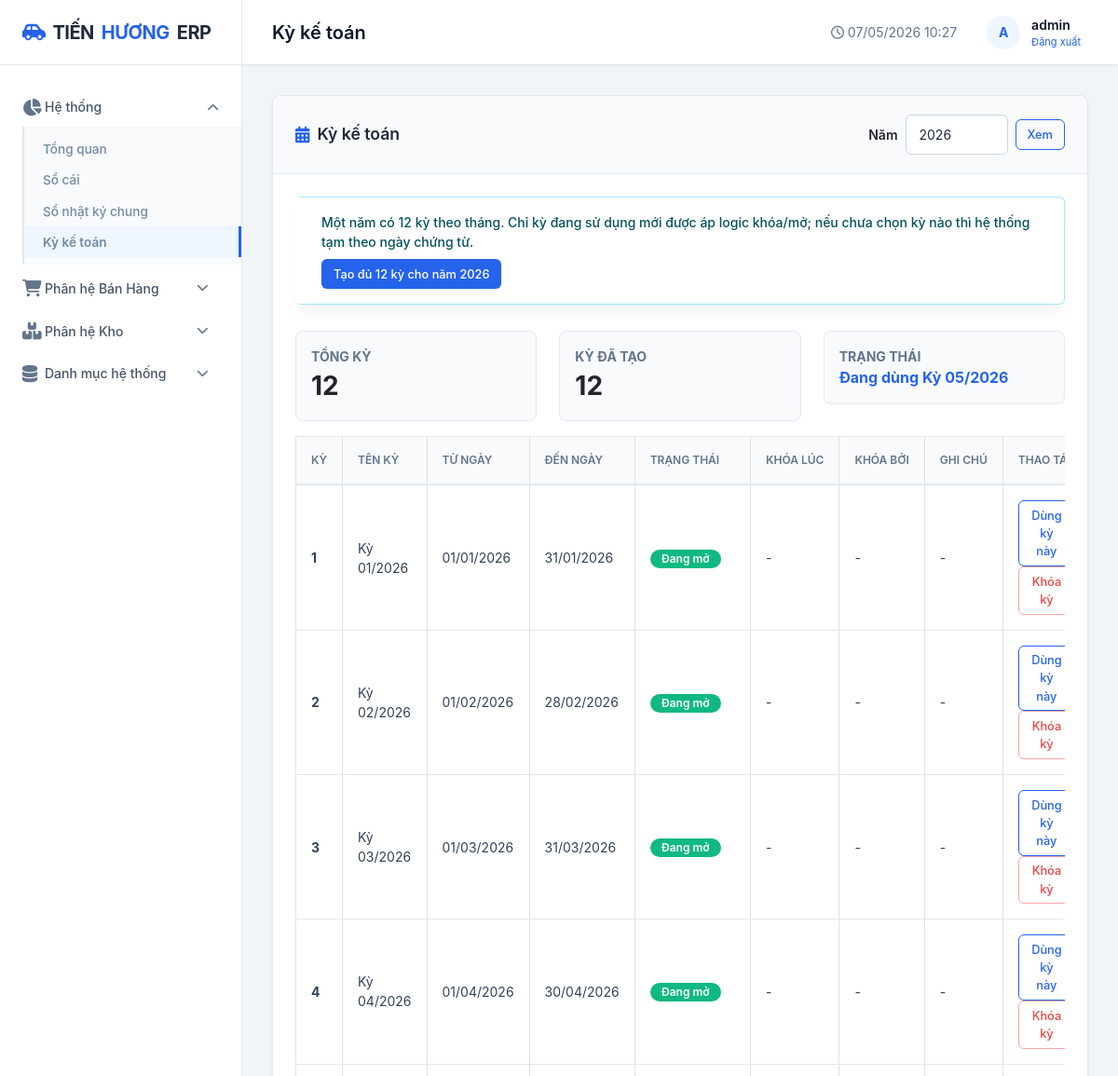
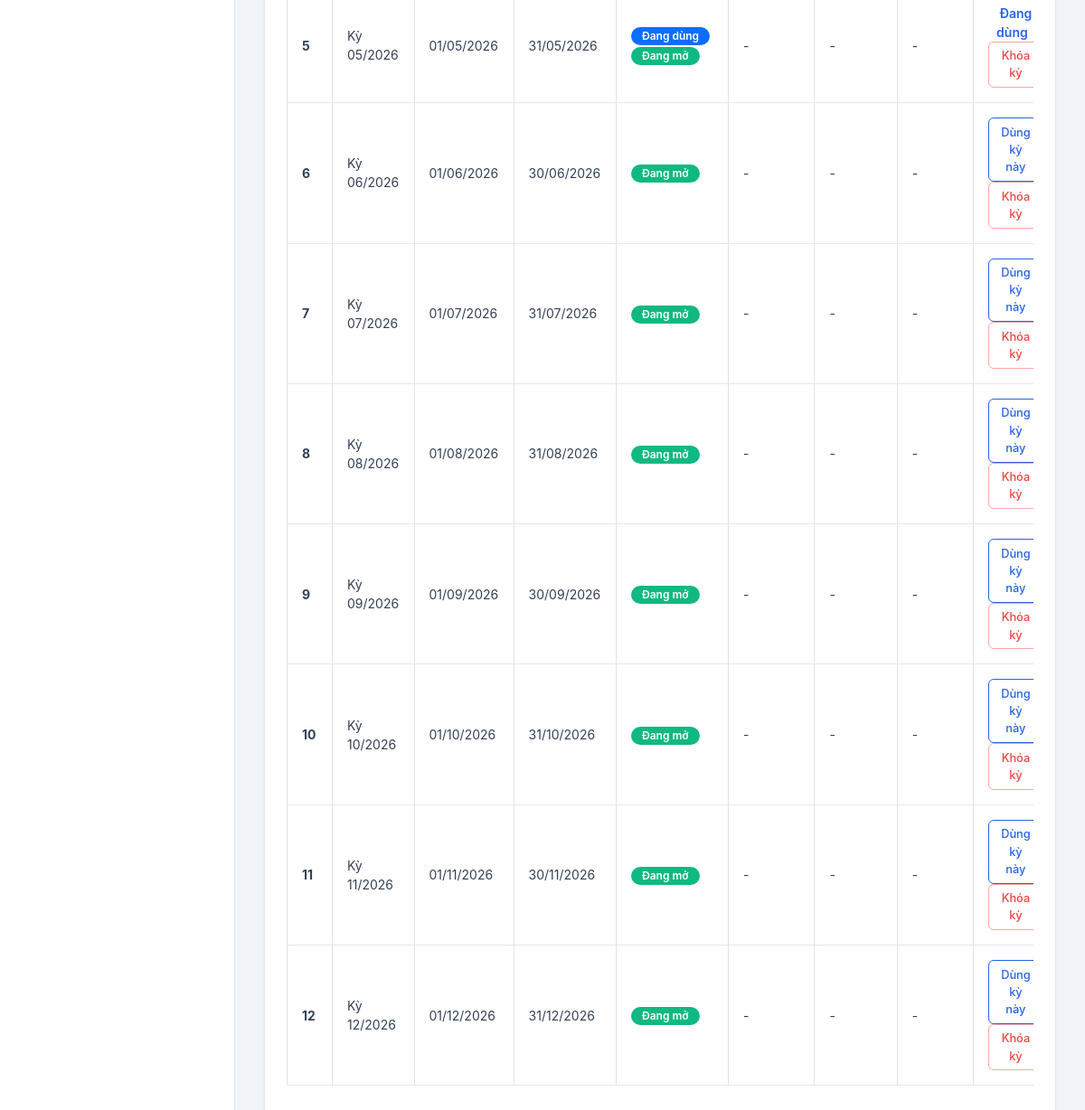
Screenshot of /so-cai/ky-ke-toan/ (signed in) with the database file from the repository (2 pictures, top to bottom).
### apps/so_cai/models.py (models this page shows, shortened)
class KyKeToan(models.Model):
    TRANG_THAI_CHOICES = [
        ('open', 'Đang mở'),
        ('locked', 'Đã khóa'),
    ]
    nam = models.PositiveIntegerField(verbose_name='Năm tài chính')
    ky_so = models.PositiveSmallIntegerField(verbose_name='Kỳ số')
    ten_ky = models.CharField(max_length=50, verbose_name='Tên kỳ')
    tu_ngay = models.DateField(verbose_name='Từ ngày')
    den_ngay = models.DateField(verbose_name='Đến ngày')
    trang_thai = models.CharField(max_length=20, choices=TRANG_THAI_CHOICES, default='open', verbose_name='Trạng thái')
    is_current = models.BooleanField(default=False, verbose_name='Đang sử dụng')
    ghi_chu = models.CharField(max_length=255, blank=True, verbose_name='Ghi chú')
    khoa_luc = models.DateTimeField(null=True, blank=True, verbose_name='Khóa lúc')
    khoa_boi = models.ForeignKey(User, on_delete=models.SET_NULL, null=True, blank=True, related_name='ky_ke_toan_khoa_boi', verbose_name='Khóa bởi')
    nguoi_tao = models.ForeignKey(User, on_delete=models.SET_NULL, null=True, blank=True, related_name='ky_ke_toan_tao', verbose_name='Người tạo')
    ngay_tao = models.DateTimeField(auto_now_add=True)
    ngay_cap_nhat = models.DateTimeField(auto_now=True)
    class Meta:
        db_table = 'so_cai_ky_ke_toan'
        verbose_name = 'Kỳ kế toán'
        verbose_name_plural = 'Kỳ kế toán'
        ordering = ['-nam', 'ky_so']
        unique_together = ['nam', 'ky_so']
    def __str__(self):
        return f'Kỳ {self.ky_so:02d}/{self.nam}'

### apps/so_cai/views.py (the view, shortened to what this page needs)
# urls.py: path('ky-ke-toan/', views.ky_ke_toan_view, name='ky_ke_toan'),
@login_required
def ky_ke_toan_view(request):
    today = date.today()
    year_raw = request.GET.get('nam') or request.POST.get('nam') or today.year
    try:
        year = int(year_raw)
    except (TypeError, ValueError):
        year = today.year
    try:
        periods = list(KyKeToan.objects.filter(nam=year).order_by('ky_so'))
        existing_count = KyKeToan.objects.filter(nam=year).count()
        current_period = KyKeToan.objects.filter(is_current=True).first()
    except (OperationalError, ProgrammingError):
        periods = []
        existing_count = 0
        current_period = None
    if not periods:
        periods = [SimpleNamespace(**row) for row in build_year_period_rows(year)]
    return render(request, 'so_cai/ky_ke_toan.html', {
        'page_title': 'Kỳ kế toán',
        'active_menu': 'ky_ke_toan',
        'year': year,
        'periods': periods,
        'existing_count': existing_count,
        'current_period': current_period,
    })

### templates/so_cai/ky_ke_toan.html (shortened to what this page needs)
{% extends 'base.html' %}
{% load humanize %}
{% block content %}
<div class="card">
    <div class="card-header d-flex justify-content-between align-items-center">
        <div class="card-title"><i class="fas fa-calendar-days text-primary"></i> Kỳ kế toán</div>
        <div class="d-flex gap-2">
            <form method="get" class="d-flex gap-2 align-items-center">
                <label class="fw-semibold mb-0">Năm</label>
                <input type="number" name="nam" value="{{ year }}" min="2000" max="2100" class="form-control form-control-sm" style="width: 110px;">
                <button type="submit" class="btn btn-sm btn-outline-primary">Xem</button>
            </form>
        </div>
    </div>
    <div class="card-body">
        <div class="alert alert-info d-flex justify-content-between align-items-center flex-wrap gap-2">
            <div>
                Một năm có 12 kỳ theo tháng. Chỉ kỳ đang sử dụng mới được áp logic khóa/mở; nếu chưa chọn kỳ nào thì hệ thống tạm theo ngày chứng từ.
            </div>
            <form method="post" class="m-0">
                <button type="submit" class="btn btn-primary btn-sm">Tạo đủ 12 kỳ cho năm {{ year }}</button>
            </form>
        </div>
        <div class="row g-3 mb-3">
            <div class="col-md-4">
                <div class="border rounded-3 p-3 bg-light">
                    <div class="text-uppercase small text-muted fw-bold">Tổng kỳ</div>
                    <div class="fs-3 fw-bold">{{ periods|length }}</div>
                </div>
            </div>
            <div class="col-md-4">
                <div class="border rounded-3 p-3 bg-light">
                    <div class="text-uppercase small text-muted fw-bold">Kỳ đã tạo</div>
                    <div class="fs-3 fw-bold">{{ existing_count }}</div>
                </div>
            </div>
            <div class="col-md-4">
                <div class="border rounded-3 p-3 bg-light">
                    <div class="text-uppercase small text-muted fw-bold">Trạng thái</div>
                    {% if current_period %}
                        <div class="fs-6 fw-bold text-primary">Đang dùng {{ current_period }}</div>
                    {% else %}
                        <div class="fs-6 fw-bold text-muted">Chưa chọn kỳ đang dùng</div>
                    {% endif %}
                </div>
            </div>
        </div>
        <div class="table-responsive">
            <table class="table table-bordered align-middle">
                <thead class="table-light">
                    <tr>
                        <th>Kỳ</th>
                        <th>Tên kỳ</th>
                        <th>Từ ngày</th>
                        <th>Đến ngày</th>
                        <th>Trạng thái</th>
                        <th>Khóa lúc</th>
                        <th>Khóa bởi</th>
                        <th>Ghi chú</th>
                        <th class="text-center">Thao tác</th>
                    </tr>
                </thead>
                <tbody>
                    {% for period in periods %}
                    <tr>
                        <td class="fw-bold">{{ period.ky_so|default:period.ky_so }}</td>
                        <td>{{ period.ten_ky }}</td>
                        <td>{{ period.tu_ngay|date:'d/m/Y' }}</td>
                        <td>{{ period.den_ngay|date:'d/m/Y' }}</td>
                        <td>
                            {% if period.is_current %}
                            <span class="badge bg-primary me-1">Đang dùng</span>
                            {% endif %}
                            {% if period.trang_thai == 'locked' %}
                            <span class="badge bg-danger">Đã khóa</span>
                            {% else %}
                            <span class="badge bg-success">Đang mở</span>
                            {% endif %}
                        </td>
                        <td>{{ period.khoa_luc|default:'-' }}</td>
                        <td>
                            {% if period.khoa_boi %}
                                {{ period.khoa_boi.username }}
                            {% else %}
                                -
                            {% endif %}
                        </td>
                        <td>{{ period.ghi_chu|default:'-' }}</td>
                        <td class="text-center">
                            {% if period.id %}
                                {% if not period.is_current %}
                                <form method="post" class="d-inline">
                                    <button type="submit" class="btn btn-sm btn-outline-primary">Dùng kỳ này</button>
                                </form>
                                {% else %}
                                <span class="text-primary small fw-semibold me-2">Đang dùng</span>
                                {% endif %}
                                {% if period.trang_thai == 'locked' %}
                                <form method="post" class="d-inline">
                                    {% csrf_token %}
                                    <input type="hidden" name="nam" value="{{ year }}">
                                    <input type="hidden" name="action" value="unlock">
                                    <input type="hidden" name="ky_id" value="{{ period.id }}">
                                    <button type="submit" class="btn btn-sm btn-outline-secondary">Mở khóa</button>
                                </form>
                                {% else %}
                                <form method="post" class="d-inline">
                                    <button type="submit" class="btn btn-sm btn-outline-danger">Khóa kỳ</button>
                                </form>
                                {% endif %}
                            {% else %}
                                <span class="text-muted small">Chưa tạo</span>
                            {% endif %}
                        </td>
                    </tr>
                    {% endfor %}
                </tbody>
            </table>
        </div>
    </div>
</div>
{% endblock %}

### templates/base.html (shortened to what this page needs)
<!DOCTYPE html>
<html lang="vi">
<head>
    <link rel="stylesheet" href="https://cdnjs.cloudflare.com/ajax/libs/font-awesome/6.4.0/css/all.min.css">
    <link href="https://cdn.jsdelivr.net/npm/bootstrap@5.3.0/dist/css/bootstrap.min.css" rel="stylesheet">
    <link rel="stylesheet" href="/static/css/style.css?v=6">
</head>
<body>
    <div class="app-container">
        <aside class="sidebar">
            <div class="sidebar-header">
                <a href="{% url 'dashboard' %}" class="logo">
                    <i class="fas fa-car-side" style="color: var(--accent-color);"></i>
                    TIẾN <span>HƯƠNG</span> ERP
                </a>
            </div>
            <nav class="sidebar-nav">
                <div class="nav-item {% if active_menu == 'dashboard' or active_menu == 'so_cai' or active_menu == 'so_nhat_ky_chung' or active_menu == 'ky_ke_toan' %}open{% endif %}">
                    <a href="#" class="nav-link dropdown-toggle" onclick="toggleSubmenu(event, this)">
                        <i class="fas fa-chart-pie"></i> Hệ thống
                        <i class="fas fa-chevron-down ms-auto"></i>
                    </a>
                    <div class="submenu">
                        <a href="{% url 'dashboard' %}" class="submenu-link {% if active_menu == 'dashboard' %}active{% endif %}" style="color: #7389a4;">Tổng quan</a>
                        <a href="{% url 'so_cai' %}" class="submenu-link {% if active_menu == 'so_cai' %}active{% endif %}" style="color: #7389a4;" >Sổ cái</a>
                        <a href="{% url 'so_nhat_ky_chung' %}" class="submenu-link {% if active_menu == 'so_nhat_ky_chung' %}active{% endif %}" style="color: #7389a4;" >Sổ nhật ký chung</a>
                        <a href="{% url 'ky_ke_toan' %}" class="submenu-link {% if active_menu == 'ky_ke_toan' %}active{% endif %}" style="color: #7389a4;">Kỳ kế toán</a>
                    </div>
                </div>
                <div class="nav-item ">
                    <a href="#" class="nav-link dropdown-toggle" onclick="toggleSubmenu(event, this)">
                        <i class="fas fa-shopping-cart"></i> Phân hệ Bán Hàng
                        <i class="fas fa-chevron-down ms-auto"></i>
                    </a>
                </div>
                <div class="nav-item ">
                    <a href="#" class="nav-link dropdown-toggle" onclick="toggleSubmenu(event, this)">
                        <i class="fas fa-boxes"></i> Phân hệ Kho
                        <i class="fas fa-chevron-down ms-auto"></i>
                    </a>
                </div>
                <div class="nav-item ">
                    <a href="#" class="nav-link dropdown-toggle" onclick="toggleSubmenu(event, this)">
                        <i class="fas fa-database"></i> Danh mục hệ thống
                        <i class="fas fa-chevron-down ms-auto"></i>
                    </a>
                </div>
            </nav>
        </aside>
        <main class="main-wrapper">
            <header class="header">
                <div class="header-title">{{ page_title }}</div>
                <div class="header-right">
                    <span class="text-muted"><i class="far fa-clock"></i> {% now "d/m/Y H:i" %}</span>
                    <div class="user-menu">
                        <div class="avatar">
                            {{ user.username|make_list|first|upper|default:"A" }}
                        </div>
                        <div>
                            <div class="fw-semibold">{{ user.username }}</div>
                            <div style="font-size: 11px; color: var(--text-muted);">
                                <form action="{% url 'logout' %}" method="post" style="display:inline;">
                                    <button type="submit" style="background:none; border:none; color:var(--accent-color); cursor:pointer;">Đăng xuất</button>
                                </form>
                            </div>
                        </div>
                    </div>
                </div>
            </header>
            <div class="content">
                {% block content %}{% endblock %}
            </div>
        </main>
    </div>
</body>
</html>

### templates/base.html (style rules this page uses)
.sidebar .nav-link.dropdown-toggle::after { display: none !important; }

### rows the page displays
KyKeToan: ky_so+nam "Kỳ 05/2026", ky_so "5", ten_ky "Kỳ 05/2026", tu_ngay "01/05/2026", den_ngay "31/05/2026", is_current "Đang dùng", trang_thai "Đang mở", khoa_luc "-", ghi_chu "-"
KyKeToan: ky_so "1", ten_ky "Kỳ 01/2026", tu_ngay "01/01/2026", den_ngay "31/01/2026", trang_thai "Đang mở", khoa_luc "-", ghi_chu "-"
KyKeToan: ky_so "2", ten_ky "Kỳ 02/2026", tu_ngay "01/02/2026", den_ngay "28/02/2026", trang_thai "Đang mở", khoa_luc "-", ghi_chu "-"
KyKeToan: ky_so "3", ten_ky "Kỳ 03/2026", tu_ngay "01/03/2026", den_ngay "31/03/2026", trang_thai "Đang mở", khoa_luc "-", ghi_chu "-"
KyKeToan: ky_so "4", ten_ky "Kỳ 04/2026", tu_ngay "01/04/2026", den_ngay "30/04/2026", trang_thai "Đang mở", khoa_luc "-", ghi_chu "-"
KyKeToan: ky_so "6", ten_ky "Kỳ 06/2026", tu_ngay "01/06/2026", den_ngay "30/06/2026", trang_thai "Đang mở", khoa_luc "-", ghi_chu "-"
KyKeToan: ky_so "7", ten_ky "Kỳ 07/2026", tu_ngay "01/07/2026", den_ngay "31/07/2026", trang_thai "Đang mở", khoa_luc "-", ghi_chu "-"
KyKeToan: ky_so "8", ten_ky "Kỳ 08/2026", tu_ngay "01/08/2026", den_ngay "31/08/2026", trang_thai "Đang mở", khoa_luc "-", ghi_chu "-"
KyKeToan: ky_so "9", ten_ky "Kỳ 09/2026", tu_ngay "01/09/2026", den_ngay "30/09/2026", trang_thai "Đang mở", khoa_luc "-", ghi_chu "-"
KyKeToan: ky_so "10", ten_ky "Kỳ 10/2026", tu_ngay "01/10/2026", den_ngay "31/10/2026", trang_thai "Đang mở", khoa_luc "-", ghi_chu "-"
KyKeToan: ky_so "11", ten_ky "Kỳ 11/2026", tu_ngay "01/11/2026", den_ngay "30/11/2026", trang_thai "Đang mở", khoa_luc "-", ghi_chu "-"
KyKeToan: ky_so "12", ten_ky "Kỳ 12/2026", tu_ngay "01/12/2026", den_ngay "31/12/2026", trang_thai "Đang mở", khoa_luc "-", ghi_chu "-"

### other values shown
{{ page_title }} "Kỳ kế toán"
{{ user.username|make_list|first|upper|default:"A" }} "A"
{{ user.username }} "admin"
{{ year }} "2026"
{{ periods|length }} "12"
{{ existing_count }} "12"
